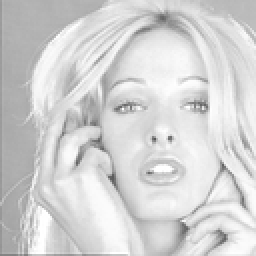
%> input picture 可分离_二叉树标记/PBTL-RDHEI_Improve/测试图像/Tiffany.tiff, 128 x 128 px, shrunk from 512 x 512 before the run (shown 2 times larger)
$ octave Main.m   (GNU Octave 9; MATLAB toolbox functions it lacks are replaced by stand-ins)
%> lines starting %> are read from the running program, lines starting %| are printed output that depends on the picture; in (x1, y1, x2, y2) boxes, pixels count from 0 and x2, y2 are one past the last pixel; in counts of white or black regions, pixels touching at a corner belong together; the program's own positions count from 1
### 可分离_二叉树标记/PBTL-RDHEI_Improve/Encrypt_Embed.m
function [stego_I,encrypt_I,emD,num_emD] = Encrypt_Embed(origin_I,Image_key,D,Data_key,pa_1,pa_2)
% 函数说明：将原始图像origin_I加密并嵌入数据
% 输入：origin_I（原始图像）,Image_key（图像加密密钥）,D（秘密数据）,Data_key(数据加密密钥),pa_1,pa_2（参数）
% 输出：stego_I（载密图像）,encrypt_I（加密图像）,emD（嵌入的秘密数据）,num_emD（嵌入秘密数据的个数）
[row,col] = size(origin_I); %计算origin_I的行列值
%% 计算origin_I的预测误差
[PE_I] = Predictor_Error(origin_I);
%% 对原始图像origin_I进行加密
[encrypt_I] = Encrypt_Image(origin_I,Image_key);
%% 对加密图像encrypt_I进行标记
[mark_I,Side_Info,pe_min,pe_max] = BinaryTree_Mark(PE_I,encrypt_I,pa_1,pa_2);
%% 对原始秘密信息D进行加密
[Encrypt_D] = Encrypt_Data(D,Data_key);
%% 辅助量
num_D = length(Encrypt_D); %求秘密信息D的长度
num_emD = 0; %计数，统计嵌入秘密信息的个数
num_S = length(Side_Info); %求辅助信息Side_Info的长度
num_side = 0; %计数，记录嵌入辅助信息的个数
%% 在标记图像中嵌入信息
stego_I = mark_I;  %构建存储载密图像的容器
for i=2:row
    for j=2:col
        if num_emD >= num_D %秘密数据已嵌入完毕
            break;
        end
        pe = PE_I(i,j); %当前像素点的预测误差
        value = mark_I(i,j); %当前标记像素值
        [bin2_8] = Decimalism_Binary(value); %当前标记像素值对应的8位二进制
        bin2_8 = fliplr(bin2_8); %将8位二进制bin2_8翻转
        if pe>=pe_min && pe<=pe_max  %可嵌入加密像素，可嵌入(8-pa_1)比特
            if num_side < num_S %辅助信息没有嵌完
                if num_side+8-pa_1 <= num_S %(8-pa_1)比特都用来嵌入辅助信息
                    bin2_8(pa_1+1:8) = Side_Info(num_side+1:num_side+8-pa_1);
                    num_side = num_side + 8-pa_1;
                    bin2_8 = fliplr(bin2_8); %将bin2_8翻转回来
                    [value] = Binary_Decimalism(bin2_8);
                    stego_I(i,j) = value; %替换t位LSB
                else
                    t = num_S - num_side; %剩余辅助信息个数
                    bin2_8(pa_1+1:pa_1+t) = Side_Info(num_side+1:num_S); %tbit辅助信息
                    num_side = num_side + t;
                    bin2_8(pa_1+t+1:8) = Encrypt_D(num_emD+1:num_emD+8-pa_1-t); %(8-pa_1-t)bit秘密数据
                    num_emD = num_emD + 8-pa_1-t;
                    bin2_8 = fliplr(bin2_8); %将bin2_8翻转回来
                    [value] = Binary_Decimalism(bin2_8);
                    stego_I(i,j) = value; %替换t位LSB
                end
            else %辅助信息嵌完之后再嵌入秘密数据
                if num_emD+8-pa_1 <= num_D %(8-pa_1)比特都用来嵌入秘密数据
                    bin2_8(pa_1+1:8) = Encrypt_D(num_emD+1:num_emD+8-pa_1);
                    num_emD = num_emD + 8-pa_1;
                    bin2_8 = fliplr(bin2_8); %将bin2_8翻转回来
                    [value] = Binary_Decimalism(bin2_8);
                    stego_I(i,j) = value; %替换t位LSB
                else
                    t = num_D - num_emD; %剩余秘密数据个数
                    bin2_8(pa_1+1:pa_1+t) = Encrypt_D(num_emD+1:num_D); %tbit秘密数据
                    num_emD = num_emD + t;
                    bin2_8 = fliplr(bin2_8); %将bin2_8翻转回来
                    [value] = Binary_Decimalism(bin2_8);
                    stego_I(i,j) = value; %替换t位LSB
                end
            end
        else %不可嵌入点
            bin2_8 = fliplr(bin2_8); %将bin2_8翻转回来
            [value] = Binary_Decimalism(bin2_8);
            stego_I(i,j) = value;
        end
    end
end
%% 统计嵌入的秘密数据
if num_side == num_S %表示辅助信息嵌入完毕
    emD = D(1:num_emD);
else %否侧辅助信息过长，无法嵌入秘密数据
    emD = zeros();
    num_emD = num_side - num_S;
end
end

### 可分离_二叉树标记/PBTL-RDHEI_Improve/Predictor_Error.m
function [PE_I] = Predictor_Error(origin_I)
% 函数说明：计算origin_I的预测误差
% 输入：origin_I（原始图像）
% 输出：PE_I（原始图像的预测误差）
[row,col] = size(origin_I); %计算origin_I的行列值
PE_I = origin_I;  %构建存储origin_I预测值的容器
for i=2:row  %第一行作为参考像素，不用预测
    for j=2:col  %第一行作为参考像素，不用预测
        a = origin_I(i-1,j);
        b = origin_I(i-1,j-1);
        c = origin_I(i,j-1);
        if b <= min(a,c)
            pv = max(a,c);
        elseif b >= max(a,c)
            pv = min(a,c);
        else
            pv = a + c - b;
        end
        PE_I(i,j) = origin_I(i,j) - pv;
    end
end

### 可分离_二叉树标记/PBTL-RDHEI_Improve/Encrypt_Image.m
function [encrypt_I] = Encrypt_Image(origin_I,Image_key)
% 函数说明：对图像origin_I进行bit级异或加密
% 输入：origin_I（原始图像）,Image_key（图像加密密钥）
% 输出：encrypt_I（加密图像）
[row,col] = size(origin_I); %计算origin_I的行列值
encrypt_I = origin_I;  %构建存储加密图像的容器
%% 根据密钥生成与origin_I大小相同的随机矩阵
rand('seed',Image_key); %设置种子
E = round(rand(row,col)*255); %随机生成row*col矩阵
%% 根据E对图像origin_I进行bit级加密
for i=1:row
    for j=1:col
        encrypt_I(i,j) = bitxor(origin_I(i,j),E(i,j));
    end
end
end

### 可分离_二叉树标记/PBTL-RDHEI_Improve/Binary_Decimalism.m
function [value] = Binary_Decimalism(bin2_8)
% 函数说明：将二进制数组转换成十进制整数
% 输出：bin2_8（二进制数组）
% 输入：value（十进制整数）
value = 0;
len = length(bin2_8);
for i=1:len
    value = value + bin2_8(i)*(2^(len-i));
end

### 可分离_二叉树标记/PBTL-RDHEI_Improve/BinaryTree_Mark.m
function [mark_I,Side_Info,pe_min,pe_max] = BinaryTree_Mark(PE_I,encrypt_I,pa_1,pa_2)
% 函数说明：对加密图像encrypt_I进行标记
% 输入：PE_I（预测误差）,encrypt_I（加密图像）,,pa_1,pa_2（参数）
% 输出：mark_I（标记图像）,Side_Info（辅助信息）,pe_min,pe_max（可嵌入预测误差范围）
[row,col] = size(encrypt_I); %计算encrypt_I的行列值
mark_I = encrypt_I;  %构建存储标记图像的容器
%% 求可嵌入数据的预测误差的范围
if pa_1 <= pa_2
    na = 2^pa_1 - 1;
else
    na = (2^pa_2-1)*(2^(pa_1-pa_2));
end
pe_min = ceil(-na/2);
pe_max = floor((na-1)/2);
%% 计算像素的标记比特值与其预测误差的差值
bin_max = ones(1,pa_1); %全为1的标记
[max] = Binary_Decimalism(bin_max);
dv = max - pe_max; %方便计算标记值
%% 辅助量
Side_Info = zeros(); %记录辅助信息
num_S = 0; %计数，统计辅助信息个数
%% 在特殊像素位置存储参数pa_1和pa_2
value = encrypt_I(1,1); %当前加密像素值
[bin2_8] = Decimalism_Binary(value); %当前加密像素值对应的8位二进制
Side_Info(num_S+1:num_S+8) = bin2_8; %记录参考像素值作为辅助信息
num_S = num_S + 8;
[bin_pa_1] = Decimalism_Binary(pa_1); %参数pa_1对应的8位二进制
[bin_pa_2] = Decimalism_Binary(pa_2); %参数pa_2对应的8位二进制
bin2_8(1:4) = bin_pa_1(5:8); %参数最多4位即可表示
bin2_8(5:8) = bin_pa_2(5:8);
[value] = Binary_Decimalism(bin2_8); %将参数二进制转换成标记像素值
mark_I(1,1) = value;
%% 根据预测误差对图像进行标记
for i=2:row
    for j=2:col
        pe = PE_I(i,j); %当前像素点的预测误差
        value = encrypt_I(i,j); %当前加密像素值
        [bin2_8] = Decimalism_Binary(value); %当前加密像素值对应的8位二进制
        bin2_8 = fliplr(bin2_8); %将8位二进制bin2_8翻转
        if pe>=pe_min && pe<=pe_max  %可嵌入加密像素，用pa_1比特标记
            mark = pe + dv; %mark表示标记比特转成十进制的值
            [bin_mark] = Decimalism_Binary(mark); %标记mark对应的8位二进制
            bin2_8(1:pa_1) = bin_mark(8-pa_1+1:8);%标记mark只用pa_1比特表示
        else %不可嵌入像素，用pa_2比特全0标记
            Side_Info(num_S+1:num_S+pa_2) = bin2_8(1:pa_2); %记录加密像素值的前pa_2比特MSB作为辅助信息
            num_S = num_S + pa_2;
            for k=1:pa_2
                bin2_8(k) = 0;
            end
        end
        bin2_8 = fliplr(bin2_8); %将bin2_8翻转回来
        [value] = Binary_Decimalism(bin2_8); %将标记后的二进制转换成标记像素值
        mark_I(i,j) = value; %记录标记像素
    end
end
end

### 可分离_二叉树标记/PBTL-RDHEI_Improve/Decimalism_Binary.m
function [bin2_8] = Decimalism_Binary(value)
% 函数说明：将十进制灰度像素值转换成8位二进制数组
% 输入：value（十进制灰度像素值）
% 输出：bin2_8（8位二进制数组）
bin2_8 = dec2bin(value)-'0';
if length(bin2_8) < 8
    len = length(bin2_8);
    B = bin2_8;
    bin2_8 = zeros(1,8);
    for i=1:len
        bin2_8(8-len+i) = B(i); %不足8位前面补充0
    end
end

### 可分离_二叉树标记/PBTL-RDHEI_Improve/Encrypt_Data.m
function [Encrypt_D] = Encrypt_Data(D,Data_key)
% 函数说明：对原始秘密信息D进行bit级异或加密
% 输入：D（原始秘密信息）,Data_key（数据加密密钥）
% 输出：Encrypt_D（加密的秘密信息）
num_D = length(D); %求嵌入数据D的长度
Encrypt_D = D;  %构建存储加密秘密信息的容器
%% 根据密钥生成与origin_I大小相同的随机矩阵
rand('seed',Data_key); %设置种子
E = round(rand(1,num_D)*1); %随机生成长度为num_D的0/1序列
%% 根据E对原始秘密信息D进行异或加密
for i=1:num_D
    Encrypt_D(i) = bitxor(D(i),E(i));
end
end

### 可分离_二叉树标记/PBTL-RDHEI_Improve/Main.m
clear
clc
% [5 lines of commented-out code are left out]
I = imread('测试图像\Tiffany.tiff');
%> I is the input picture: size 128x128 uint8; min 87, max 255, mean 211.2
origin_I = double(I);
%% 产生二进制秘密数据
num = 10000000;
rand('seed',0); %设置种子
D = round(rand(1,num)*1); %产生稳定随机数
%% 设置参数
Image_key = 1;%图像加密密钥
Data_key = 2; %数据加密密钥
pa_1 = 5; %论文中的α，用来标记可嵌入块的bit数
pa_2 = 2; %论文中的β，用来标记不可嵌入块的bit数
%% 图像加密及数据嵌入
[stego_I,encrypt_I,emD,num_emD] = Encrypt_Embed(origin_I,Image_key,D,Data_key,pa_1,pa_2);
%> after the loop in Predictor_Error, `for i=2:row`:
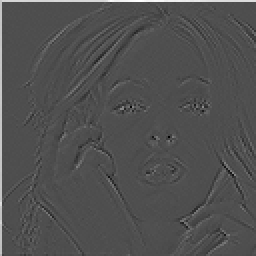
%> PE_I: size 128x128 double (shown 2 times larger); min -103, max 231, mean 3; drawn with min black and max white
%> after the loop in Predictor_Error, `for i=2:row`: pv = 226
%> after the loop in Encrypt_Image, `for i=1:row`:
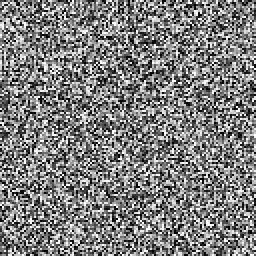
%> encrypt_I: size 128x128 double (shown 2 times larger); min 0, max 255, mean 126.4
%> in BinaryTree_Mark, `value = encrypt_I(1,1);`: value = 64
%> in Decimalism_Binary, `bin2_8 = dec2bin(value)-'0';`: bin2_8 = [1 0 0 0 0 0 0]
%> after the loop in Decimalism_Binary, `for i=1:len`: bin2_8 = [0 1 0 0 0 0 0 0]
%> the loop in Binary_Decimalism (call 2), `for i=1:len` made 8 passes
%> value on passes 1 to 8: 0, 64, 64, 80, 80, 80, 82, 82
%> in BinaryTree_Mark, `[value] = Binary_Decimalism(bin2_8);`: value = 82
%> in BinaryTree_Mark, `mark_I(1,1) = value;`: mark_I: size 128x128 double; 0.01% of pixels changed, all inside (x1, y1, x2, y2) = (0, 0, 1, 1)
%> after the loop in BinaryTree_Mark, `for i=2:row`:
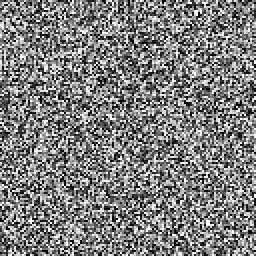
%> mark_I: size 128x128 double (shown 2 times larger); min 0, max 255, mean 126.3
%> after the loop in BinaryTree_Mark, `for i=2:row`: Side_Info = 3828 values, max 1 at index 2, min 0 at index 1, mean 0.491; bin2_8 = [0 1 0 1 0 0 0 1]; bin_mark = [0 0 0 1 0 0 0 1]; mark = 17; num_S = 3828
%> in Encrypt_Embed, `[mark_I,Side_Info,pe_min,pe_max] = BinaryTree_Mark(PE_I,encrypt_I,pa_1..`: pe_min = -12; pe_max = 11
%> (the run ends here)
